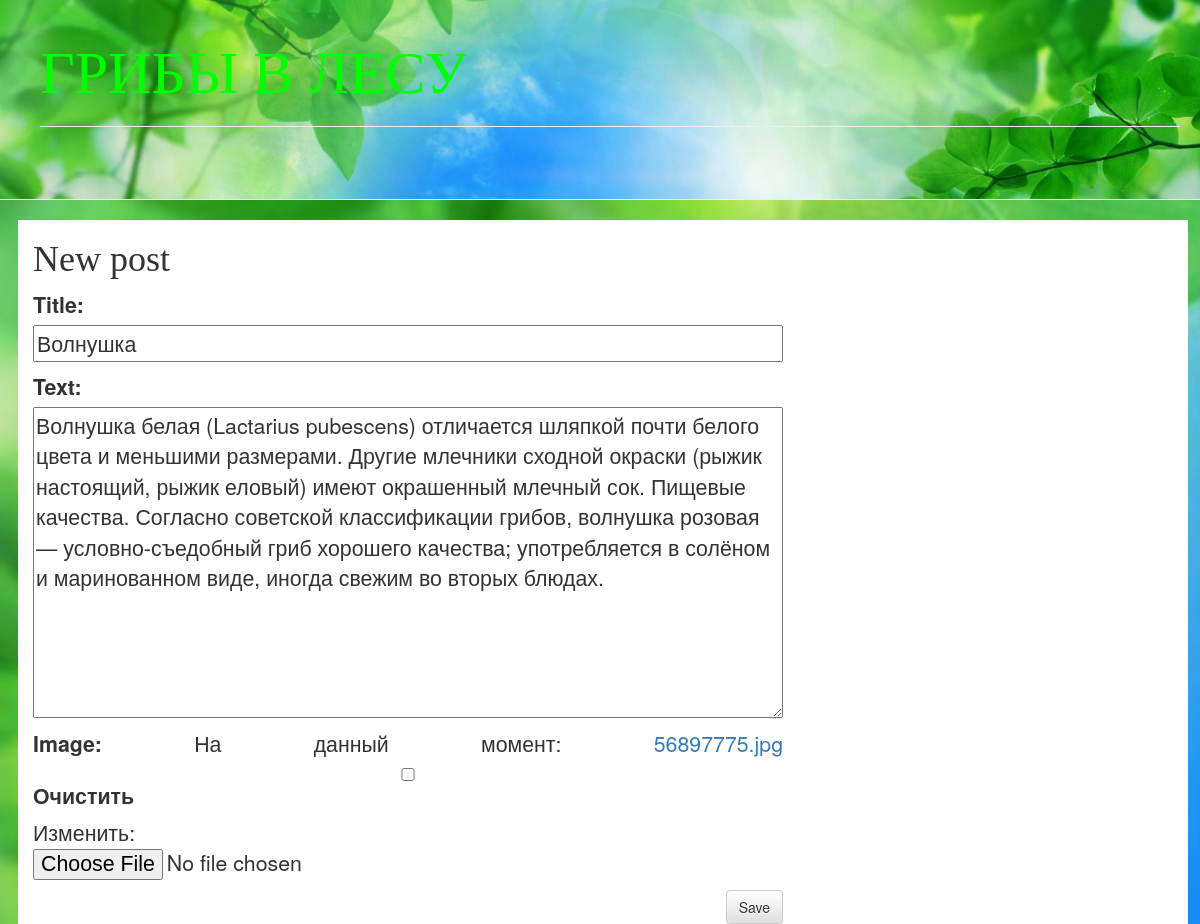
Page /post/4/edit/ on the committed database.
### blog/models.py (models this page shows, shortened)
class Post(models.Model):
    author = models.ForeignKey(settings.AUTH_USER_MODEL, on_delete=models.CASCADE)
    title = models.CharField(max_length=200)
    text = models.TextField()
    image = models.FileField(null=True, blank=True)
    created_date = models.DateTimeField(default=timezone.now)
    published_date = models.DateTimeField(blank=True, null=True)

### blog/views.py (the view)
# urls.py: path('post/<int:pk>/edit/', views.post_edit, name='post_edit'),
def post_edit(request, pk):
    post = get_object_or_404(Post, pk=pk)
    if request.method == "POST":
        form = PostForm(request.POST, instance=post)
        if form.is_valid():
            post = form.save(commit=False)
            post.author = request.user
            post.published_date = timezone.now()
            post.save()
            return redirect('post_detail', pk=post.pk)
    else:
        form = PostForm(instance=post)
    return render(request, 'blog/post_edit.html', {'form': form})

### blog/forms.py
class PostForm(forms.ModelForm):
    class Meta:
        model = Post
        fields = ('title', 'text', 'image')

### blog/templates/blog/post_edit.html
{% extends 'blog/base.html' %}
{% block content %}
    <h1>New post</h1>
    <form method="POST" class="post-form">{% csrf_token %}
        {{ form.as_p }}
        <button type="submit" class="save btn btn-default">Save</button>
    </form>
{% endblock %}

### blog/static/css/blog.css (style rules this page uses)
body { text-align:justify; width:100%; height:200px; background: url('../css/nubex.jpg') no-repeat; background-size:cover }
h1, h2, h3, h4 { font-family: 'Arial Black'; }
.save { float: right; }
.post-form textarea, .post-form input { width: 100%; }

### rows in the picture
Post: title "Волнушка", text "Волнушка белая (Lactarius pubescens) отличается шляпкой почти белого цвета и меньшими размерами. Другие млечники сходной окраски (рыжик настоящий, рыжик еловый) имеют окрашенный млечный сок. Пищевые качества. Согласно советской классификации грибов, волнушка розовая — условно-съедобный гриб хорошего качества; употребляется в солёном и маринованном виде, иногда свежим во вторых блюдах."
